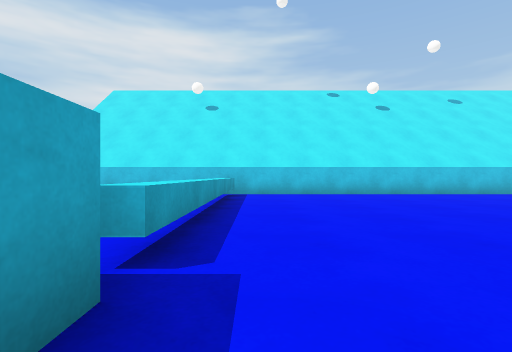
view 1 (above)

17 first-person views from a walk through a scene from a Unity 3-D project. The camera is 0.58 m above the floor, looks level and sees 85° across. The floor is counted in squares, 1 m on a side. Each view is taken from the middle of a square. On the plan, view 1 faces up. The plan holds only what a view shows up to about 9 squares ahead; the rest is blank. The place goes on beyond the plan. The player is left out. Surface patterns are stand-ins for the level's own textures.

view 2
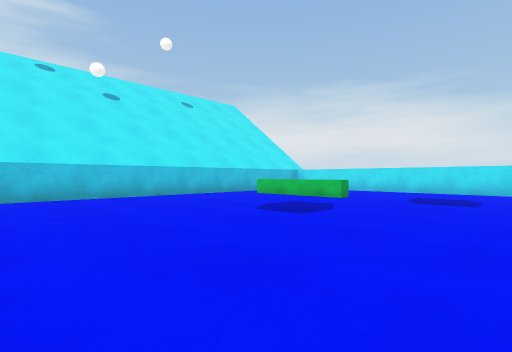

view 3
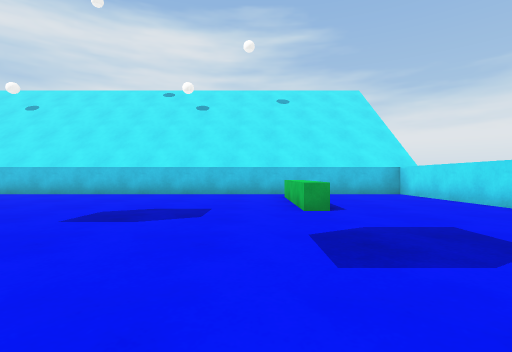

view 4
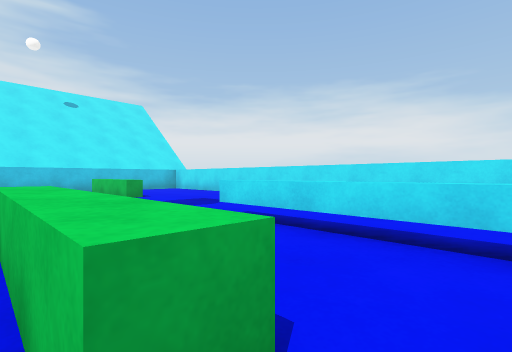

view 5
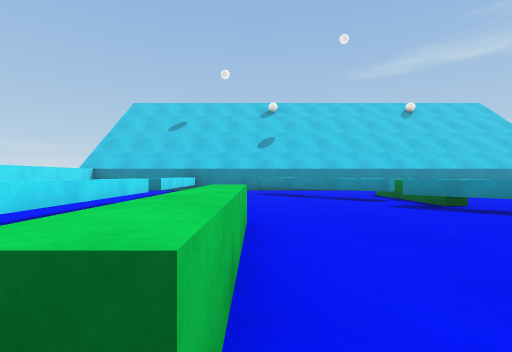

view 6
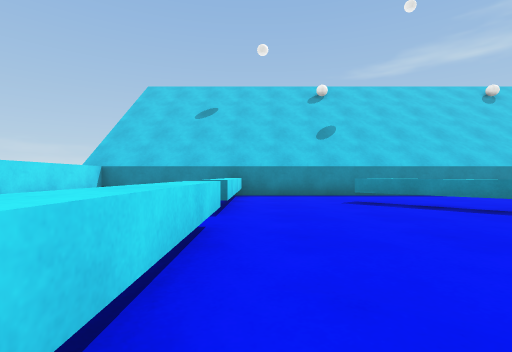

view 7
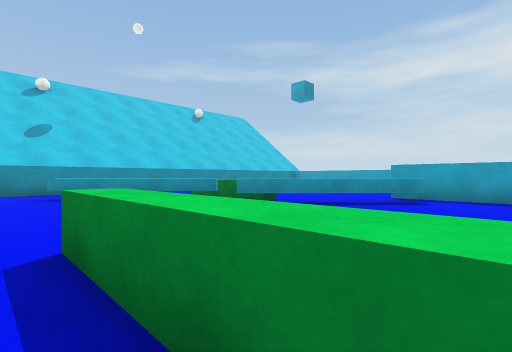

view 8
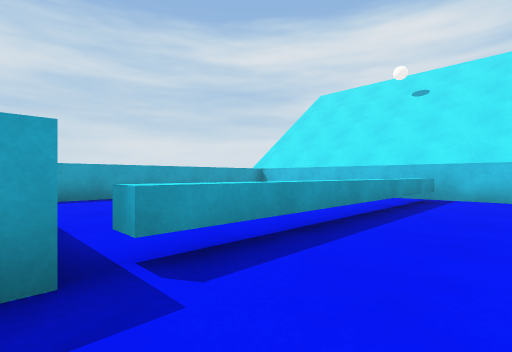

view 9
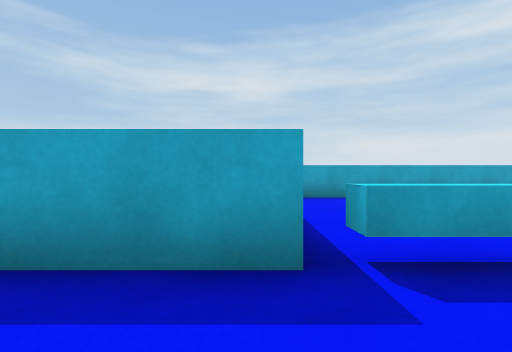

view 10
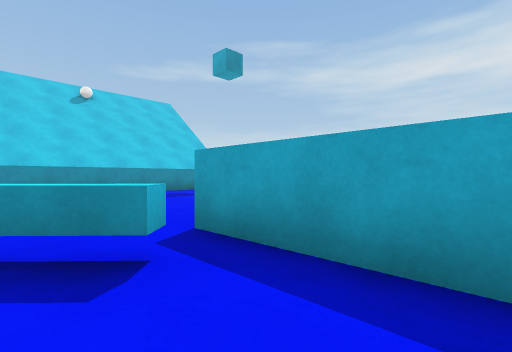

view 11
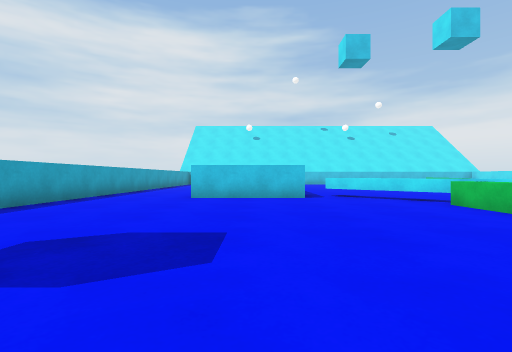

view 12
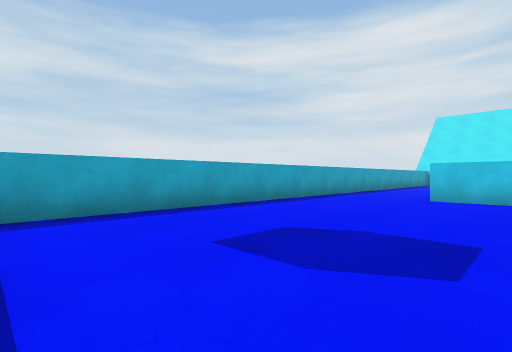

view 13
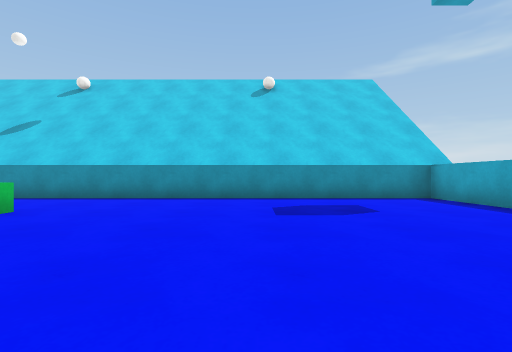

view 14
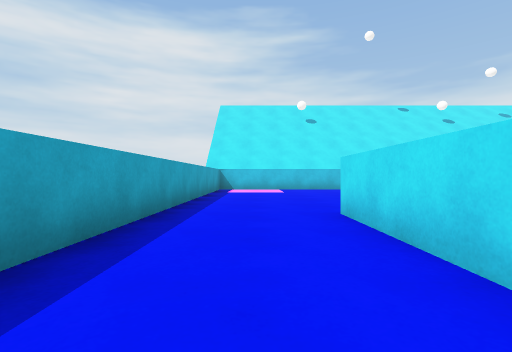

view 15
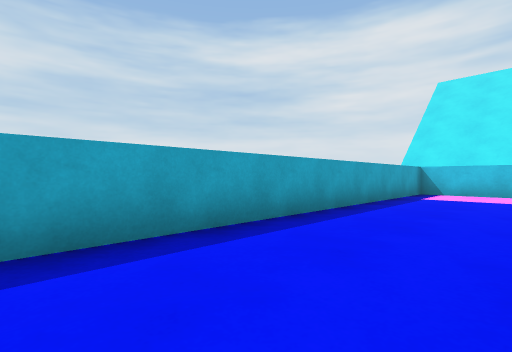

view 16
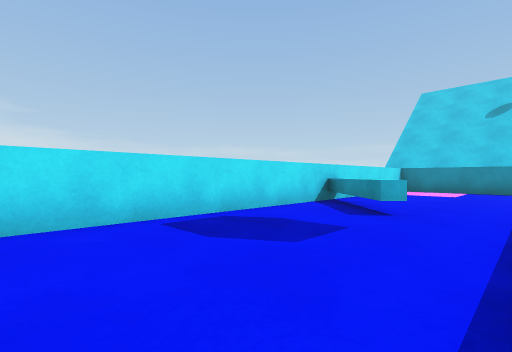

view 17
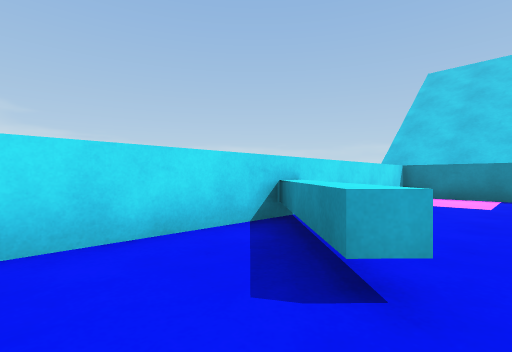

### Floor plan
Key: @ floor where view 1 was taken; # wall or solid block; x gap in a wall; . floor; ^ raised ledge.
Columns run from 7 left of view 1 to 13 right of it. Each row starts with its distance up from view 1.
  9 #####################
  8 #... .^.............#
  7 #... .^.........^...#
  6 #.....^.........^...#
  5 #.....^.........^...#
  4 #.....^.............#
  3 #.....^.............#
  2 #.....^.............#
  1 #...^^^.............#
  0 #...^ ^@..  .^..^...#
 -1 #...^ ^......^..^...#
 -2 #...^^^^^....^..^...#
 -3 #.......^^......^x#.#
 -4 #........^^.....^.^.#
 -5 #........^#.....^..^#
 -6 #........^^#........#
 -7 #........^.^#...^.. #
 -8 #...........^...^.. #
 -9 #...............^...#
-10 #...............^...#
-11 #####################

Where each view was taken, in squares from view 1:
view 1: 0 up, 0 right, facing up
view 2: 1 up, 2 right, facing up-right
view 3: 0 up, 8 right, facing up
view 4: 3 down, 6 right, facing up-right
view 5: 1 up, 6 right, facing down
view 6: 2 down, 8 right, facing down
view 7: 0 up, 7 right, facing down-left
view 8: 1 up, 1 right, facing up-left
view 9: 1 up, 1 right, facing left
view 10: 0 up, 1 right, facing down-left
view 11: 10 down, 2 left, facing up
view 12: 10 down, 2 left, facing up-left
view 13: 3 down, 2 left, facing down
view 14: 3 down, 5 left, facing up
view 15: 1 down, 4 left, facing up-left
view 16: 1 up, 9 right, facing down-right
view 17: 2 down, 10 right, facing down-right
